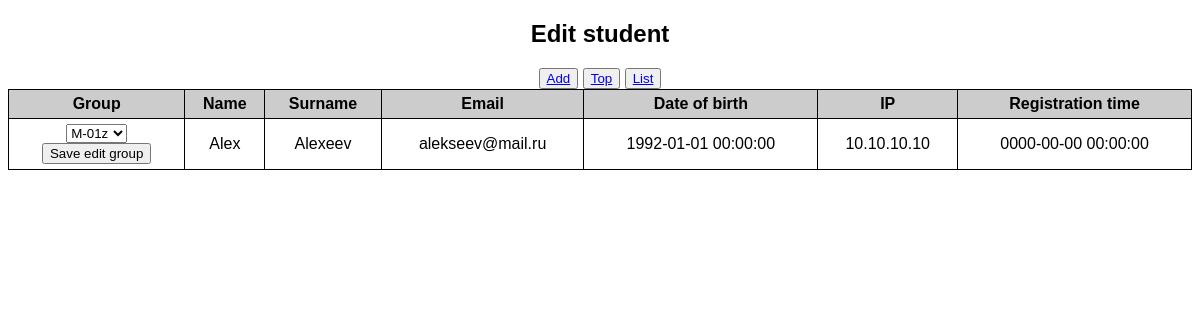
Screenshot of /default/edit/3 with the database file from the repository.
### tables this page shows
CREATE TABLE IF NOT EXISTS `students` (
  `id` int(11) NOT NULL AUTO_INCREMENT,
  `name` varchar(45) DEFAULT NULL,
  `surname` varchar(45) DEFAULT NULL,
  `group_id` int(11) DEFAULT NULL,
  `birth` datetime DEFAULT NULL,
  `email` varchar(45) DEFAULT NULL,
  `ip` binary(16) DEFAULT NULL,
  `time` datetime DEFAULT NULL,
  `comment` text,
  PRIMARY KEY (`id`)
);

CREATE TABLE IF NOT EXISTS `groups` (
  `id` int(11) NOT NULL AUTO_INCREMENT,
  `title` varchar(45) DEFAULT '',
  PRIMARY KEY (`id`)
);

### app/view.php (called while the page is built)
<?php
class View
{
	function generate($content, $template, $data = null)
	{
		include 'app/views/' . $template . '.php';
	}
}

### app/controllers/defaultController.php (called while the page is built, shortened)
<?php
class defaultController
{
	public $view;
	function __construct()
	{
		$this->view = new View();
	}
	function edit($arr)
	{
		$id = array_pop($arr);
		$model = new defaultModel();
		if((int)$id) {
			$row = $model->getRow($id);
			$groups = $model->getGroups();
		}
		$this->view->generate($row, 'edit', $groups);
	}
}

### include.php (called while the page is built, shortened)
<?php
require_once 'app/models/defaultModel.php';
require_once 'app/view.php';
require_once 'app/controllers/defaultController.php';
Routing::execute();

### index.php (called while the page is built, shortened)
<?php
require_once __DIR__ . '/include.php';

### app/models/defaultModel.php (called while the page is built, shortened)
<?php
class defaultModel
{
	private function dbConnect()
	{
      require 'config.conf';
      $mysqli = new mysqli($db_host, $db_user, $db_pass, $db_database);
      return $mysqli;
    }
	public function getRow($id)
	{
	    $db = $this->dbConnect();
	    if($db) {
	        $query = 'SELECT students.id AS student_id,
               students.name AS student_name,
               students.surname AS student_surname,
               students.group_id AS student_group_id,
               students.birth AS student_birth,
               students.email AS student_email,
               students.ip AS student_ip,
               students.time AS student_time,
				groups.title
			FROM `students`, `groups`
			WHERE students.id = '.$id.'
			AND groups.id = students.group_id';
	         if ($result = $db->query($query))
	         	$row = $result->fetch_object();
	      }
	      return $row;
	}
	public function getGroups()
	{
	    $db = $this->dbConnect();
	    $groups = array();
	    if($db) {
	        $query = 'SELECT * FROM `groups`';
	         if ($result = $db->query($query)) {
	             while ($row = $result->fetch_object()) {
	                 $groups[] = $row;
	             }
	         }
	      }
	      return $groups;
	}
}

### app/views/edit.php (the view, shortened to what this page needs)
<!DOCTYPE html>
<html>
  <head>
    <link href="/style.css" rel="stylesheet" media="all" />
  </head>
  <body>
      <div class="table">
        <h2 class="header">Edit student</h2>
        <div class="nav">
          <nav>
            <button><a href="/default/add">Add</a></button>
            <button><a href="/default/top">Top</a></button>
            <button><a href="/">List</a></button>
          </nav>
        </div>
        <table id="list" class="students">
          <tr>
            <th>Group</th>
            <th>Name</th>
            <th>Surname</th>
            <th>Email</th>
            <th>Date of birth</th>
            <th>IP</th>
            <th>Registration time</th>
          </tr>
            <tr>
              <td>
                <form id="update" action="/default/update" method="post">
                  <select name="edit_group" class="update">
                  <?php foreach($data as $value) :?>
                    <option value="<?php echo $value->id?>" <?php echo ($value->id == $content->student_group_id) ? 'selected' : '' ;?>><?php echo $value->title; ?></option>
                  <?php endforeach; ?>
                  </select>
                  <div class="controls">
                      <input type="submit" name="submit" value="Save edit group">
                    </div>
                </form>
              </td>
              <td><?php echo $content->student_name;?></td>
              <td><?php echo $content->student_surname;?></td>
              <td><?php echo $content->student_email;?></td>
              <td><?php echo $content->student_birth;?></td>
              <td><?php echo $content->student_ip;?></td>
              <td><?php echo $content->student_time;?></td>
            </tr>
        </table>
      </div>
  </body>
</html>

### style.css (style rules this page uses)
.students, .students td, .students th { border: 1px solid #000; }
.students td, .students th, .header, .fieldlist, #filter ul, .nav { text-align: center; }
.students { width: 100%; border-collapse: collapse; }
.students td, .students th { padding: 5px; }
.students th { background: #ccc; }
body { font-family: sans-serif; }
#list tr:first-child { display: table-row!important; }

### rows the page displays
students: edit_group "M-01z", name "Alex", surname "Alexeev", email "alekseev@mail.ru", birth "1992-01-01 00:00:00", ip "10.10.10.10", time "0000-00-00 00:00:00"
